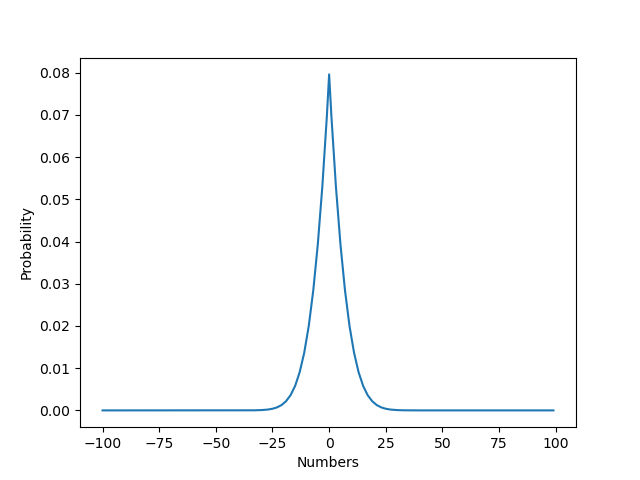

Here is the Python script that generated this plot:
import matplotlib.pyplot as plt
import numpy as np
import math
import random
import time

random.seed(time.time())
N=100000
n=100
a = []
c = []
p = []
b = []
y = 0
z = 0
t = 0
for i in range(0,N):
    x=0
    r=random.randint(0,n)
    for _ in range(0,r):
        s = random.random()
        if(s>0.5):
            x+=1
        else:
            x-=1
    a.append(x)

#print(a)

for i in range(-n,n,1):
    y = 0
    for j in range (0,N,1):
        if(i == a[j]):
            y+=1
    c.append(y)
print(c)
for i in range(0,2*n):
    z = c[i]/N
    p.append(z)
    t = i-n
    b.append(t)
print(len(p))
with open ("rad4.txt", "w") as f:
    n=np.array(p)
    m=np.array(b)
    d=np.column_stack([m,n])
    np.savetxt(f,d)

plt.plot(b,p)
plt.xlabel("Numbers")
plt.ylabel("Probability")
plt.show()

plt.plot(b,p)
plt.xlabel("Numbers")
plt.ylabel("Probability")
plt.savefig("rad4.png")